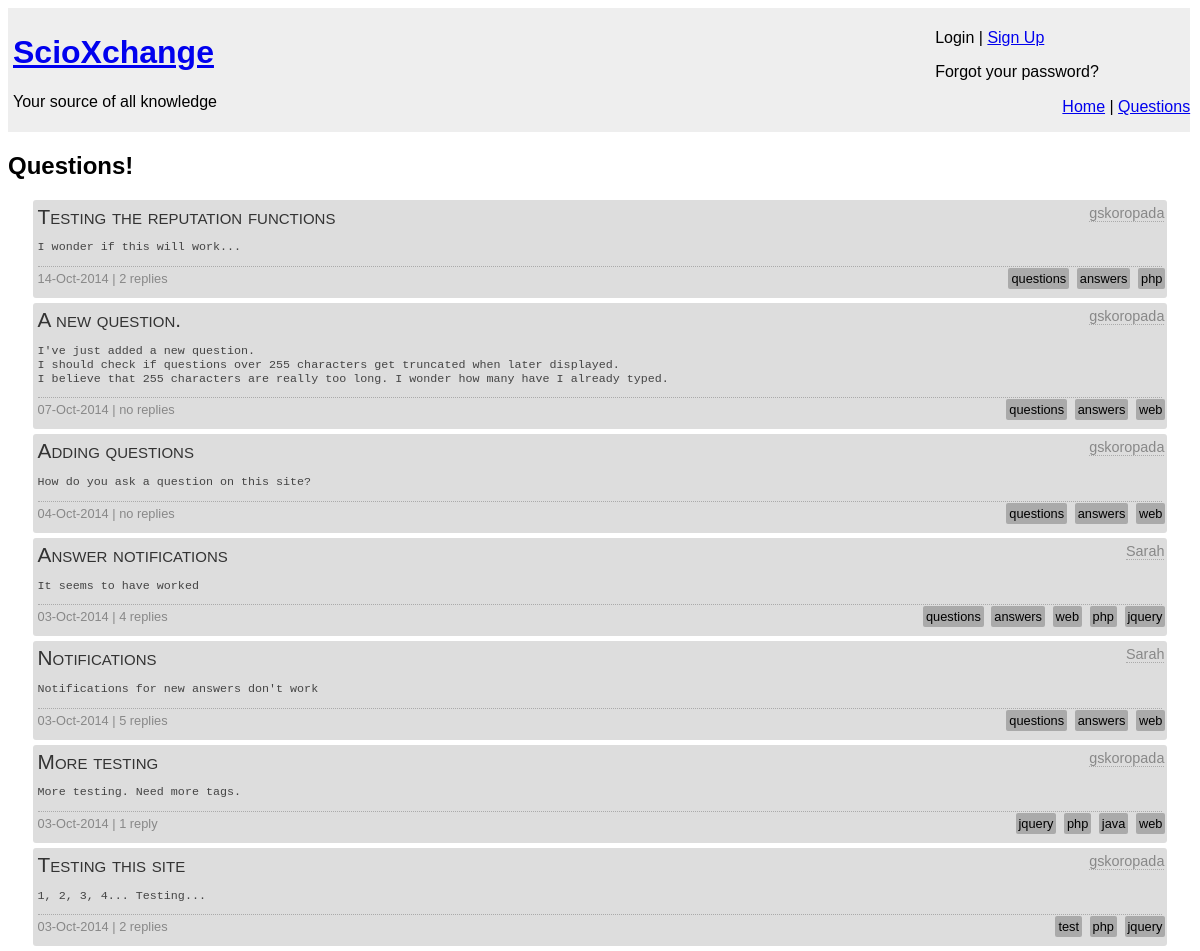
The page /questions.php on the database its author committed.
### tables this page shows
CREATE TABLE `question` (
  `question_id` int(10) unsigned NOT NULL AUTO_INCREMENT,
  `author` int(10) unsigned NOT NULL COMMENT 'Foreign Key',
  `question_title` text,
  `content` longtext,
  `tags` text,
  `timestamp` datetime NOT NULL,
  PRIMARY KEY (`question_id`),
  KEY `author` (`author`),
  CONSTRAINT `question_ibfk_1` FOREIGN KEY (`author`) REFERENCES `user` (`UserID`)
);

CREATE TABLE `user` (
  `UserID` int(11) unsigned NOT NULL AUTO_INCREMENT,
  `email` varchar(30) NOT NULL,
  `screenName` varchar(25) NOT NULL,
  `reputation` float DEFAULT '0',
  `role` int(11) DEFAULT '0',
  `avatar` varchar(20) DEFAULT NULL,
  `pwd` varchar(255) NOT NULL,
  `active` bit(1) NOT NULL DEFAULT b'0',
  `moderated` bit(1) NOT NULL DEFAULT b'1',
  `pwdChange` bit(1) DEFAULT b'0',
  PRIMARY KEY (`UserID`)
);

### questions_backend.php (the view, shortened to what this page needs)
<?php
function listQuestions($slider) {
	global $con;
	$query =
	"SELECT question.author as auth, question_id, question_title, question.content as q, tags, replies, screenName, timestamp FROM question
	LEFT JOIN
		(SELECT count(answer_id) as replies, question from answer group by question) as reply
	on question_id = question
	INNER JOIN user on question.author = UserID
	ORDER BY timestamp DESC ";
	$result = mysqli_query($con, $query);
	if(!$result) {
		echo "DB Error";
	} else {
		while($question = mysqli_fetch_array($result)) {
			if(empty($question['replies'])) {
				$r = "no replies";
			} else {
				if($question['replies'] == 1) {
					$r = "1 reply";
				} else {
					$r = $question['replies']." replies";
				}
			}
			if(strlen($question['q']) > 255) {
				$q = substr($question['q'],0,255)."...";
			} else {
				$q = $question['q'];
			}
			$d = new DateTime($question['timestamp']);
			echo "<div id=\"".$question['question_id']."\" class='question qredirect click_option'><p class='qtitle'>".$question['question_title']."</p>";
			echo "<span class='qauthor'><a href=\"user_profile.php?id=".$question['auth']."\">".$question['screenName']."</a></span>";
			echo "<span class='qexcerpt'><pre>$q</pre></span>";
			echo "<span class='qstats'>".date_format($d, "d-M-Y")." | $r";
			echo "<span class='tags'>";
			$tags = explode(', ' , $question['tags']);
			foreach($tags as $tag) {
				$tag = trim($tag);
				echo "<a href='tag.php?tag=$tag'>$tag</a> ";
			}
			echo "</span></span>";
			echo "</div>\n";
		}
	}
}
?>

### styles/main.css (style rules this page uses)
body { font-family: sans-serif; }

### styles/questions.css (style rules this page uses)
.question { position: relative; width: 95%; background-color: #ddd; margin: auto; margin-bottom: 5px; padding: 5px; border-radius: 3px; }
.qtitle { font-size: 1.3em; font-variant: small-caps; padding: 0px; margin: 0px; margin-bottom: 4px; color: #333; }
.qauthor { position: absolute; top: 5px; right: 3px; font-size: 0.9em; border-bottom: dotted 1px #aaa; }
.qauthor > a:link, .qauthor > a:visited, .aauthor > a:link, .aauthor > a:visited, .cauthor > a:link, .cauthor > a:visited { color: #888; text-decoration: none; }
.qexcerpt { color: #444; font-size: 0.9em; display: block; }
.qstats { margin-top: 3px; margin-bottom: 3px; border-top: dotted 1px #aaa; width: 100%; display: block; padding-top: 4px; padding-bottom: 4px; font-size: 0.8em; color: #888; }
.tags { position: absolute; right: 0px; text-align: right; }
.tags > a:link, .tags > a:visited { background-color: #aaa; padding: 3px; margin: 2px; border-radius: 2px; color: black; text-decoration: none; }

### rows shown on the page
question: question_title "Testing the reputation functions", author.screenName "gskoropada", content "I wonder if this will work...", timestamp "14-Oct-2014", r "2 replies", tags "questions", tags "answers", tags "php"
question: question_title "A new question.", author.screenName "gskoropada", content "I've just added a new question. I should check if questions over 255 characters get truncated when later displayed. I believe that 255 characters are really too long. I wonder how many have I already typed.", timestamp "07-Oct-2014", r "no replies", tags "questions", tags "answers", tags "web"
question: question_title "Adding questions", author.screenName "gskoropada", content "How do you ask a question on this site?", timestamp "04-Oct-2014", r "no replies", tags "questions", tags "answers", tags "web"
question: question_title "Answer notifications", author.screenName "Sarah", content "It seems to have worked", timestamp "03-Oct-2014", r "4 replies", tags "questions", tags "answers", tags "web", tags "php", tags "jquery"
question: question_title "Notifications", author.screenName "Sarah", content "Notifications for new answers don't work", timestamp "03-Oct-2014", r "5 replies", tags "questions", tags "answers", tags "web"
question: question_title "More testing", author.screenName "gskoropada", content "More testing. Need more tags.", timestamp "03-Oct-2014", r "1 reply", tags "jquery", tags "php", tags "java", tags "web"
question: question_title "Testing this site", author.screenName "gskoropada", content "1, 2, 3, 4... Testing...", timestamp "03-Oct-2014", r "2 replies", tags "test", tags "php", tags "jquery"
